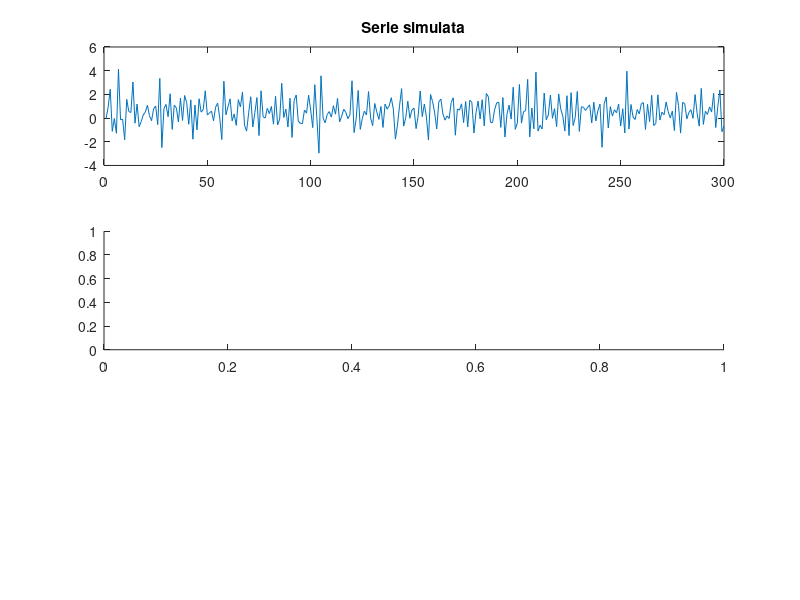

This figure's MATLAB source: (Note: this script raises an error after producing the figure.)
mu = 0.5; theta = -0.8; sigma2 = 1.0;
n  = 300;
e  = normrnd(0, sigma2, n, 1);
y  = mu + filter([1 theta], 1, e);
subplot(3, 1, 1); plot(y); title('Serie simulata');
subplot(3, 1, 2); autocorr(y); title("FAC campionaria");
subplot(3, 1, 3); parcorr(y);  title("FACP campionaria")
